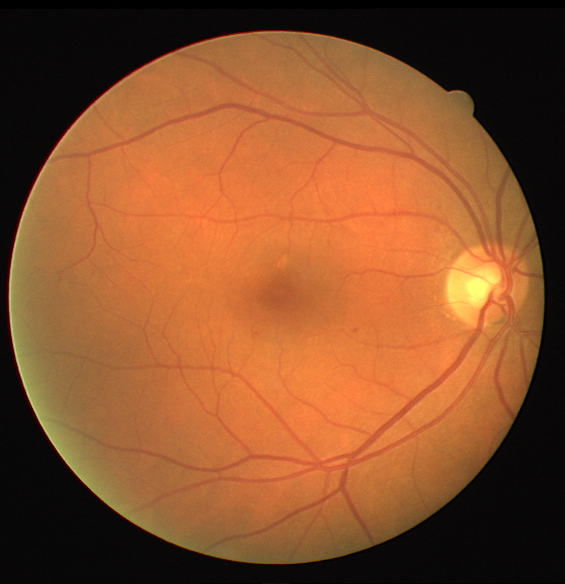
%> input picture tp3-preprocesamiento/Data/retinografia.tif, 565 x 584 px
$ octave t2a.m   (GNU Octave 9; MATLAB toolbox functions it lacks are replaced by stand-ins)
%> lines starting %> are read from the running program, lines starting %| are printed output that depends on the picture
%% Ejercicio 2.a)
% Comparar las 3 bandas de color de la retinograf�a de ejemplo. �En cu�l
% cree que ser� m�s f�cil segmentar los vasos sangu�neos? Explique por qu�.
close all;
clc;

% Abrir la imagen de la retina
I = imread(strcat('Data',filesep,'retinografia.tif'));
%> I is the input picture: size 584x565x3 uint8; mean R, G, B 137.6, 81.2, 44

% Mostrar cada banda de color en pantalla
figure('name', 'Bandas de color de la retinograf�a');
subplot(2,2,1); imshow(I);
title('RGB');
subplot(2,2,2); imshow(I(:,:,1));
%> after `imshow(I(:,:,1))`:
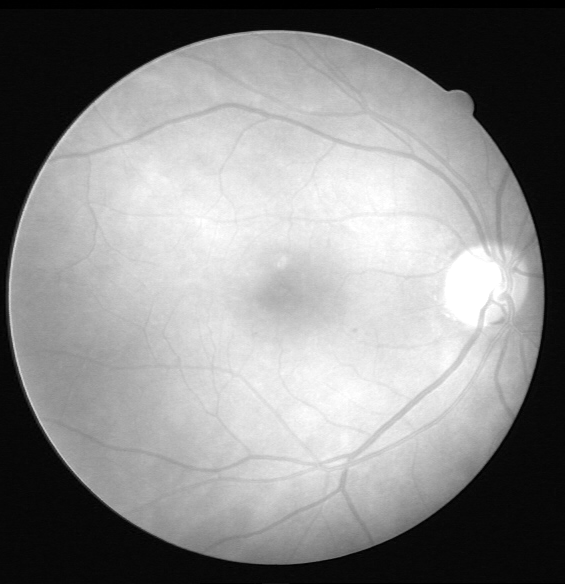
%> displayed picture: size 584x565, on the screen's scale of 0 to 255; min 0, max 255, mean 137.6
title('Rojo');
subplot(2,2,3); imshow(I(:,:,2));
%> after `imshow(I(:,:,2))`:
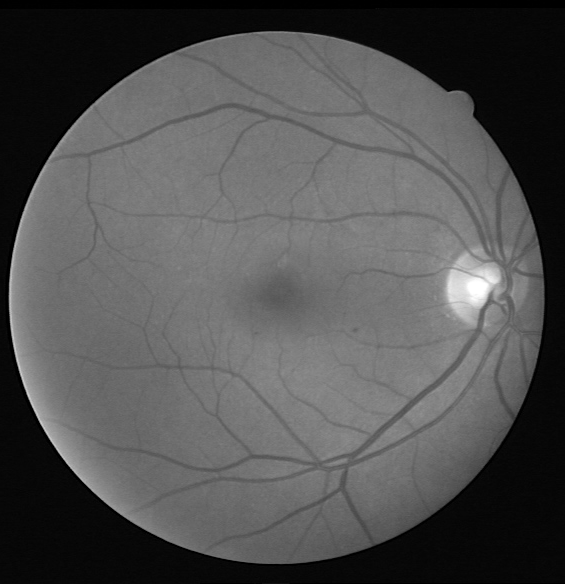
%> displayed picture: size 584x565, on the screen's scale of 0 to 255; min 0, max 255, mean 81.2
title('Verde');
subplot(2,2,4), imshow(I(:,:,3));
%> after `imshow(I(:,:,3))`:
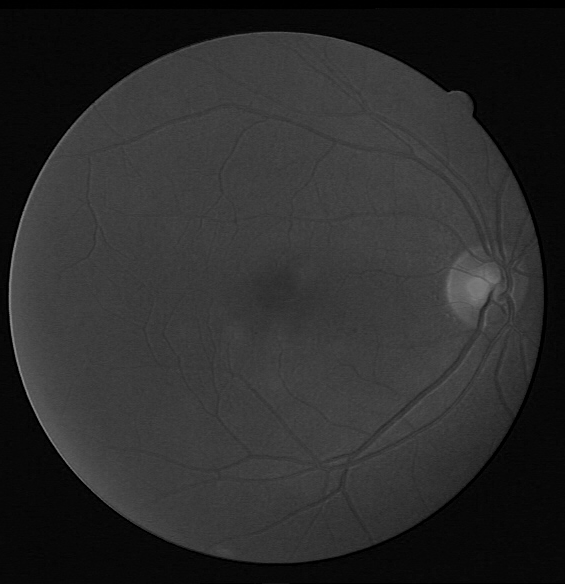
%> displayed picture: size 584x565, on the screen's scale of 0 to 255; min 0, max 150, mean 44
title('Azul');
